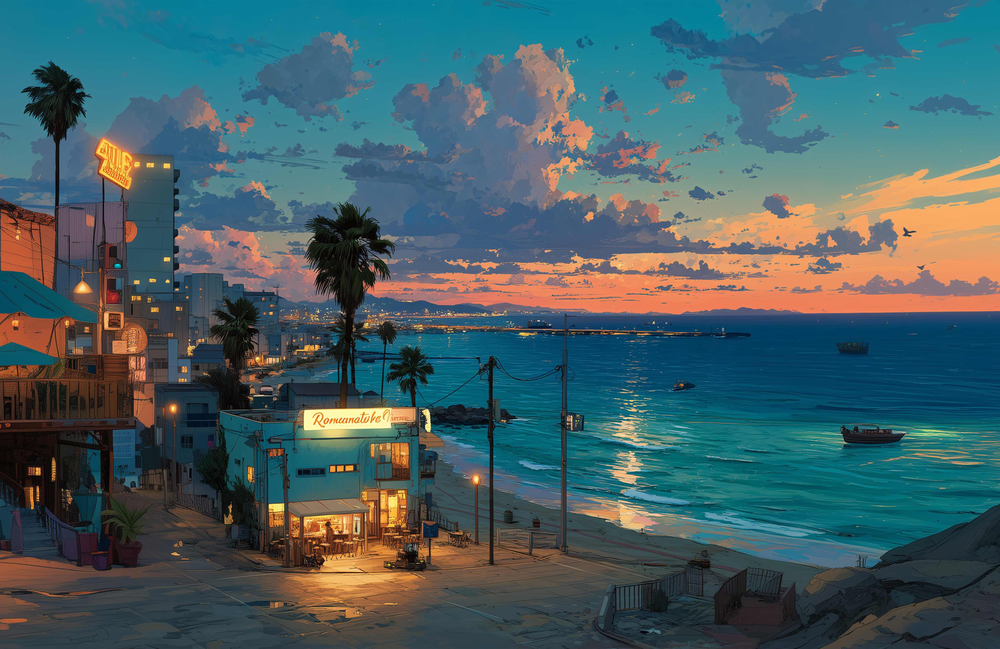
#> input picture mycode/入门/photo.png, 1000 x 649 px, shrunk from 4096 x 2660 before the run, found by its file name
$ python numpy_demo.py
#> lines starting #> are read from the running program, lines starting #| are printed output that depends on the picture
import numpy as np
import matplotlib.pyplot as plt
from pathlib import Path

# 生成数d据
x = np.arange(0, 6, 0.1)
y1 = np.sin(x)
y2 = np.cos(x)

# 绘制图形
plt.plot(x, y1, label="sin")
plt.plot(x, y2, linestyle="--", label="cos")
plt.xlabel("x")
plt.ylabel("y")
plt.title("sin & cos")
plt.legend()
plt.show()
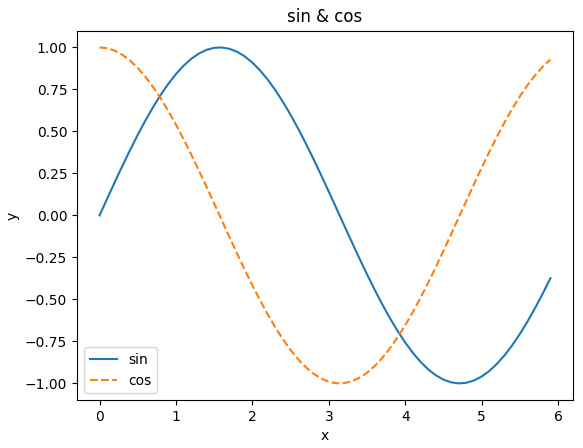
#> figure drawn by matplotlib, 1 panel; curve peaks at x = 1.6, y = 1; curve peaks at x = 0, y = 1

# 读入图像
from PIL import Image
import matplotlib.pyplot as plt

img = Image.open('D:/code/github/DeepLearning-MuLi-Notes/mycode/入门/photo.png')
#> img is the input picture: PIL image 1000x649 RGB; mean R, G, B 70, 95.7, 100.8
plt.imshow(img)
plt.show()
